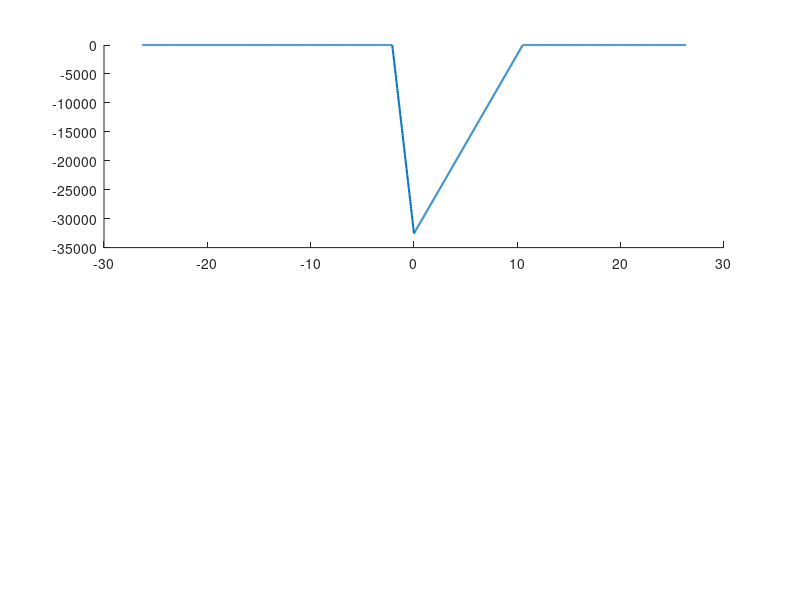

MATLAB code for this plot: (Note: this script raises an error after producing the figure.)
%% pn_junction_part_b.m
clear; clc; close all;

%% 1. Constants & Base Parameters
q    = 1.602e-19;       
k    = 1.38e-23;        
T    = 300;             
eps0 = 8.854e-14;       
epsr = 11.7;            
eps  = epsr * eps0;     
ni   = 1e10;            
Vt   = k * T / q;       

NA  = 1e15;              
ND  = 2e14;              
VA0 = -20;               

%% 2. Setup Figure and Baseline Limits
Vbi = Vt * log(NA * ND / ni^2);

% Calculate max limits based on n=0 (the -20V case creates the widest boundaries)
Vj_max = Vbi - VA0;
W_max  = sqrt(2 * eps * Vj_max / q * (1/NA + 1/ND));
xn_max = W_max * NA / (NA + ND);
xp_max = W_max * ND / (NA + ND);
xmax   = 2.5 * max(xn_max, xp_max);
E0_max = -q * NA * xp_max / eps;

x = linspace(-xmax, xmax, 2000);                
x = sort([x, 0]);

figure('Name', 'Part (b) Results', 'Color', 'w');

% Arrays to store legend labels
legend_labels = cell(1, 4);

%% 3. Loop Through Voltages (n = 0, 1, 2, 3)
for n = 0:3
    VA = VA0 / (2^n);               
    legend_labels{n+1} = sprintf('V_A = %.2f V', VA);

    % Recalculate parameters for this specific VA
    Vj = Vbi - VA;
    W  = sqrt(2 * eps * Vj / q * (1/NA + 1/ND));
    xn = W * NA / (NA + ND);
    xp = W * ND / (NA + ND);

    E0 = -q * NA * xp / eps;
    V0 = q * NA * xp^2 / (2 * eps);

    E = zeros(size(x));
    V = zeros(size(x));

    Lp = (x >= -xp) & (x <= 0);
    Ln = (x > 0) & (x <= xn);
    Rn = (x > xn);

    E(Lp) = -q * NA * (x(Lp) + xp) / eps;
    E(Ln) = -q * ND * (xn - x(Ln)) / eps;

    V(Lp) = q * NA * (x(Lp) + xp).^2 / (2 * eps);
    V(Ln) = Vj - q * ND * (xn - x(Ln)).^2 / (2 * eps);
    V(Rn) = Vj;

    % --- Plot Electric Field ---
    subplot(2,1,1);
    hold on; 
    pE = plot(x * 1e4, E, 'LineWidth', 1.5);
    c = pE.Color; % Extract the auto-assigned color for this specific line

    % Draw dots but hide them from the legend
    plot([-xp*1e4, xn*1e4], [0, 0], 'o', 'MarkerFaceColor', c, 'MarkerEdgeColor', c, 'MarkerSize', 5, 'HandleVisibility', 'off');
    plot(0, E0, 'o', 'MarkerFaceColor', c, 'MarkerEdgeColor', c, 'MarkerSize', 5, 'HandleVisibility', 'off');

    % --- Plot Potential ---
    subplot(2,1,2);
    hold on; 
    % Force the potential line to use the exact same color 'c' as the top plot
    plot(x * 1e4, V, 'LineWidth', 1.5, 'Color', c);

    % Draw dots but hide them from the legend
    plot(-xp*1e4, 0, 'o', 'MarkerFaceColor', c, 'MarkerEdgeColor', c, 'MarkerSize', 5, 'HandleVisibility', 'off');
    plot(0, V0, 'o', 'MarkerFaceColor', c, 'MarkerEdgeColor', c, 'MarkerSize', 5, 'HandleVisibility', 'off');
    plot(xn*1e4, Vj, 'o', 'MarkerFaceColor', c, 'MarkerEdgeColor', c, 'MarkerSize', 5, 'HandleVisibility', 'off');
end

%% 4. Apply Final Formatting
subplot(2,1,1);
xlim([-xmax xmax] * 1e4);
ylim([1.1*E0_max 0]);
grid on; box on;
xlabel('Position x (\mum)');
ylabel('Electric field E (V/cm)');
title(sprintf('Si pn step junction, Electric field v/s Position T = 300 K: N_A = 10^{15} cm^{-3}, N_D = 2\\times10^{14} cm^{-3}'));
legend(legend_labels, 'Location', 'best');

subplot(2,1,2);
xlim([-xmax xmax] * 1e4);
ylim([0 1.1*Vj_max]);
grid on; box on;
xlabel('Position x (\mum)');
ylabel('Potential V (V)');
title(sprintf('Si pn step junction, Potential v/s Position T = 300 K: N_A = 10^{15} cm^{-3}, N_D = 2\\times10^{14} cm^{-3}'));
legend(legend_labels, 'Location', 'best');
